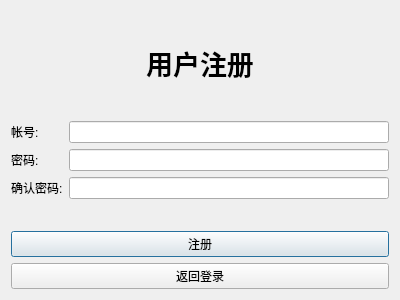
<?xml version="1.0" encoding="UTF-8"?>
<ui version="4.0">
 <class>RegisterDialog</class>
 <widget class="QDialog" name="RegisterDialog">
  <property name="geometry">
   <rect>
    <x>0</x>
    <y>0</y>
    <width>400</width>
    <height>300</height>
   </rect>
  </property>
  <property name="windowTitle">
   <string>注册</string>
  </property>
  <layout class="QVBoxLayout" name="verticalLayout">
   <item>
    <widget class="QLabel" name="titleLabel">
     <property name="font">
      <font>
       <pointsize>20</pointsize>
       <weight>75</weight>
       <bold>true</bold>
      </font>
     </property>
     <property name="text">
      <string>用户注册</string>
     </property>
     <property name="alignment">
      <set>Qt::AlignCenter</set>
     </property>
    </widget>
   </item>
   <item>
    <layout class="QFormLayout" name="formLayout">
     <item row="0" column="0">
      <widget class="QLabel" name="label">
       <property name="text">
        <string>帐号:</string>
       </property>
      </widget>
     </item>
     <item row="0" column="1">
      <widget class="QLineEdit" name="accountLineEdit"/>
     </item>
     <item row="1" column="0">
      <widget class="QLabel" name="label_2">
       <property name="text">
        <string>密码:</string>
       </property>
      </widget>
     </item>
     <item row="1" column="1">
      <widget class="QLineEdit" name="passwordLineEdit">
       <property name="echoMode">
        <enum>QLineEdit::Password</enum>
       </property>
      </widget>
     </item>
     <item row="2" column="0">
      <widget class="QLabel" name="label_3">
       <property name="text">
        <string>确认密码:</string>
       </property>
      </widget>
     </item>
     <item row="2" column="1">
      <widget class="QLineEdit" name="confirmPasswordLineEdit">
       <property name="echoMode">
        <enum>QLineEdit::Password</enum>
       </property>
      </widget>
     </item>
    </layout>
   </item>
   <item>
    <widget class="QPushButton" name="registerButton">
     <property name="text">
      <string>注册</string>
     </property>
    </widget>
   </item>
   <item>
    <widget class="QPushButton" name="backButton">
     <property name="text">
      <string>返回登录</string>
     </property>
    </widget>
   </item>
  </layout>
 </widget>
 <resources/>
 <connections/>
</ui>
